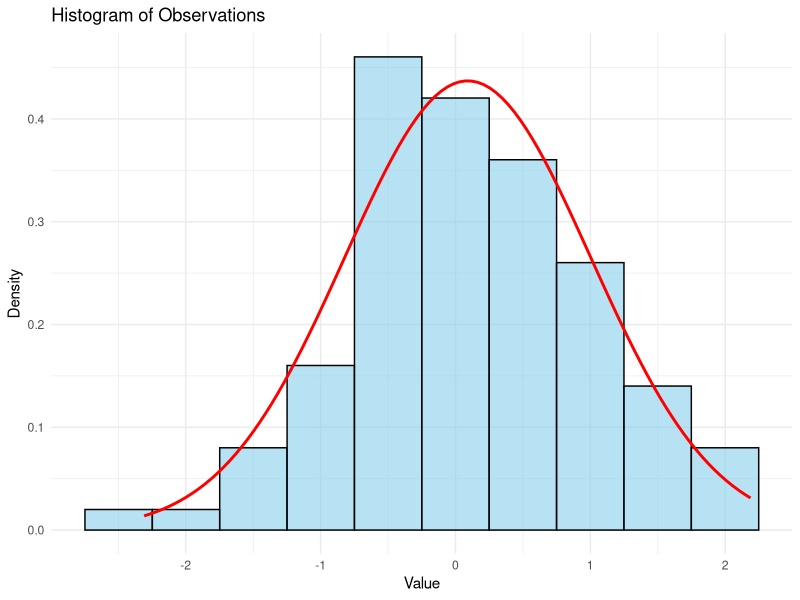
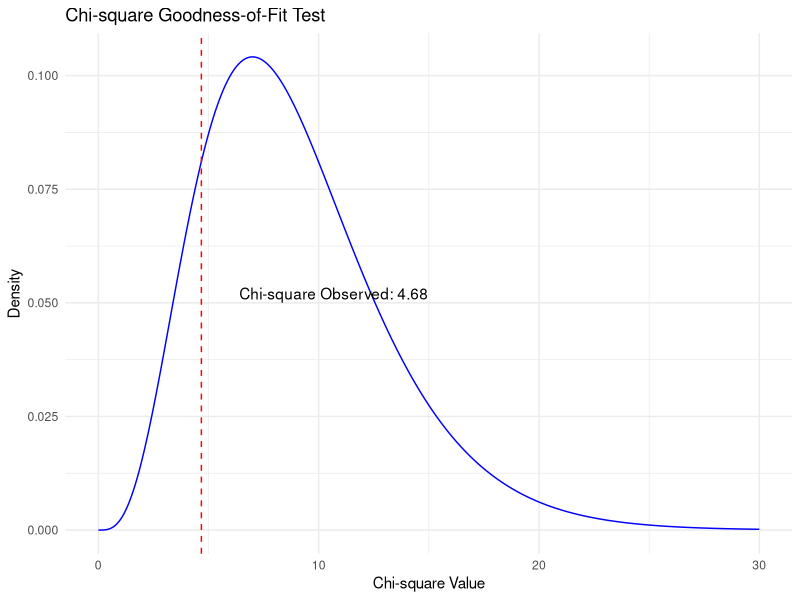

The R source for these figures, in order:
# Load libraries
library(ggplot2)

# Set random seed
set.seed(123)

# Formulate hypotheses
# H0: Data follows a normal distribution
# H1: Data does not follow a normal distribution

# Generate random data sampling from Gaussian
sample_size <- 100
observed_data <- rnorm(sample_size, mean = 0, sd = 1)
# observed_data <- sample(0:9, size = sample_size, replace = TRUE)

# Generate points for the normal distribution
x <- seq(min(observed_data), max(observed_data), length.out = 500)
y <- dnorm(x, mean = mean(observed_data), sd = sd(observed_data))

# Define bins and calculate observed frequencies
num_bins <- 10
bin_edges <- seq(min(observed_data), max(observed_data), length.out = num_bins + 1)
hist_counts <- hist(observed_data, breaks = bin_edges, plot = FALSE)$counts

# Plot observations and Gaussian fit
df <- data.frame(x = observed_data)
ggplot(df, aes(x = x)) +
  geom_histogram(aes(y = ..density..), bins = num_bins, fill = "skyblue", alpha = 0.6, color = "black") +
  stat_function(fun = dnorm, args = list(mean = mean(observed_data), sd = sd(observed_data)),
                color = "red", size = 1) +
  ggtitle("Histogram of Observations") +
  xlab("Value") +
  ylab("Density") +
  theme_minimal()

# Compute expected frequencies
cdf_values <- pnorm(bin_edges, mean = mean(observed_data), sd = sd(observed_data))
expected_frequencies <- sample_size * diff(cdf_values)
# Normalize expected frequencies to match the sum of observed frequencies
expected_frequencies <- expected_frequencies * sum(hist_counts) / sum(expected_frequencies)

# Compute Chi-square statistic manually
chi_square_manual <- sum((hist_counts - expected_frequencies)^2 / expected_frequencies)
df <- num_bins - 1
p_value_manual <- 1 - pchisq(chi_square_manual, df = df)
cat("\nChi-square Statistic (manual):", chi_square_manual, "\n")
cat("P-value (manual):", p_value_manual, "\n")

# Compute Chi-square statistic using R's chisq.test
chisq_test <- chisq.test(hist_counts, p = expected_frequencies / sum(expected_frequencies), rescale.p = FALSE)
chi_square_scipy <- chisq_test$statistic
p_value <- chisq_test$p.value
cat("\nChi-square Statistic (chisq.test):", chi_square_scipy, "\n")
cat("P-value (chisq.test):", p_value, "\n")

# Interpret result
alpha <- 0.05
if (p_value < alpha) {
  cat("\nReject H0: The data does not follow a normal distribution.\n")
} else {
  cat("\nFail to reject H0: The data follows a normal distribution.\n")
}

# Plot the chi-square distribution
x <- seq(0, 30, length.out = 500)
y <- dchisq(x, df = df)

chi2_df <- data.frame(x = x, y = y)
ggplot(chi2_df, aes(x = x, y = y)) +
  geom_line(color = "blue") +
  geom_vline(xintercept = chi_square_manual, color = "red", linetype = "dashed") +
  annotate("text", x = chi_square_manual, y = max(y) / 2, 
           label = sprintf("Chi-square Observed: %.2f", chi_square_manual), hjust = -0.2) +
  ggtitle("Chi-square Goodness-of-Fit Test") +
  xlab("Chi-square Value") +
  ylab("Density") +
  theme_minimal()
